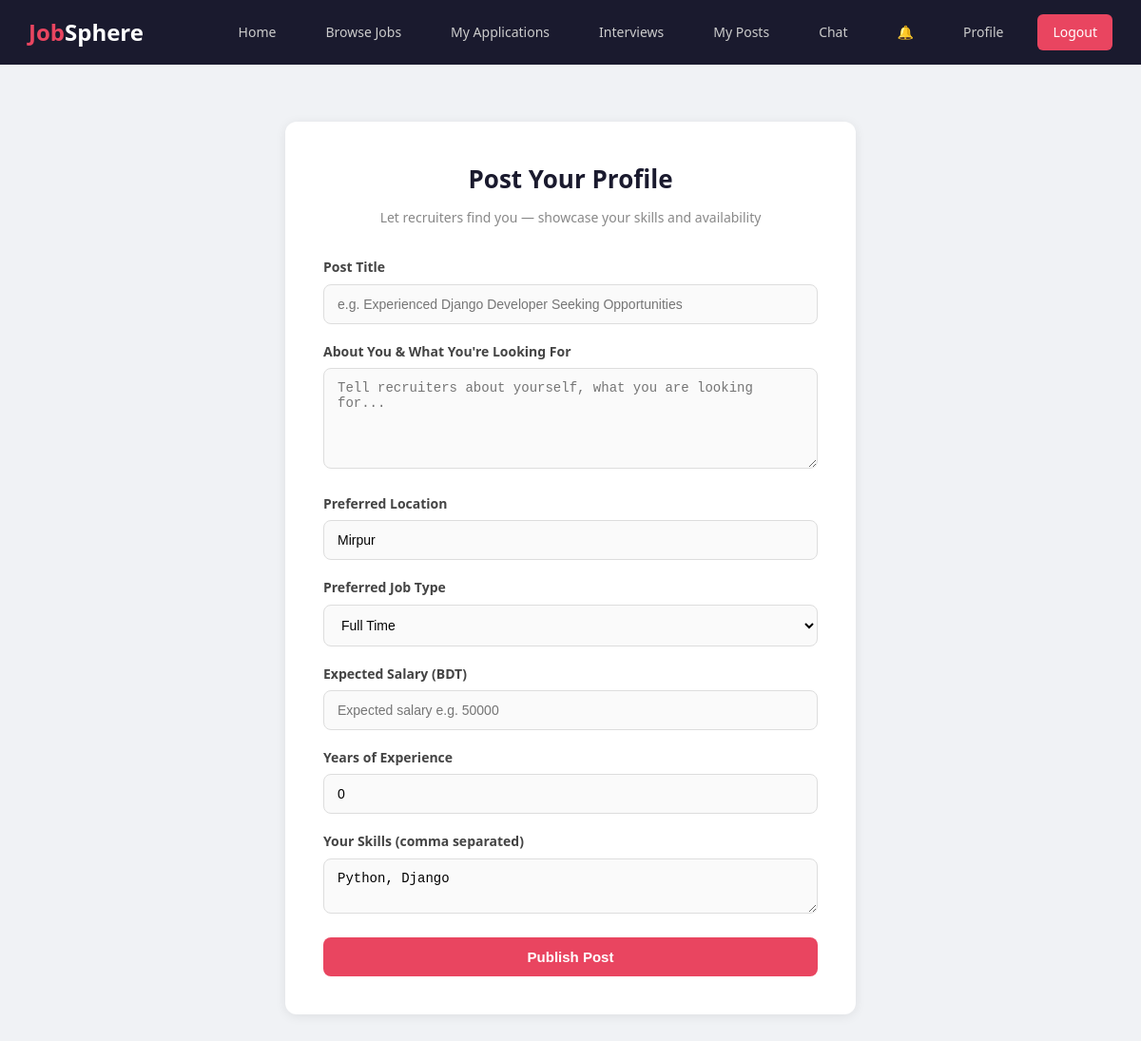
Page /recruitments/seeker-post/create/ (signed in) on the earlier database version.
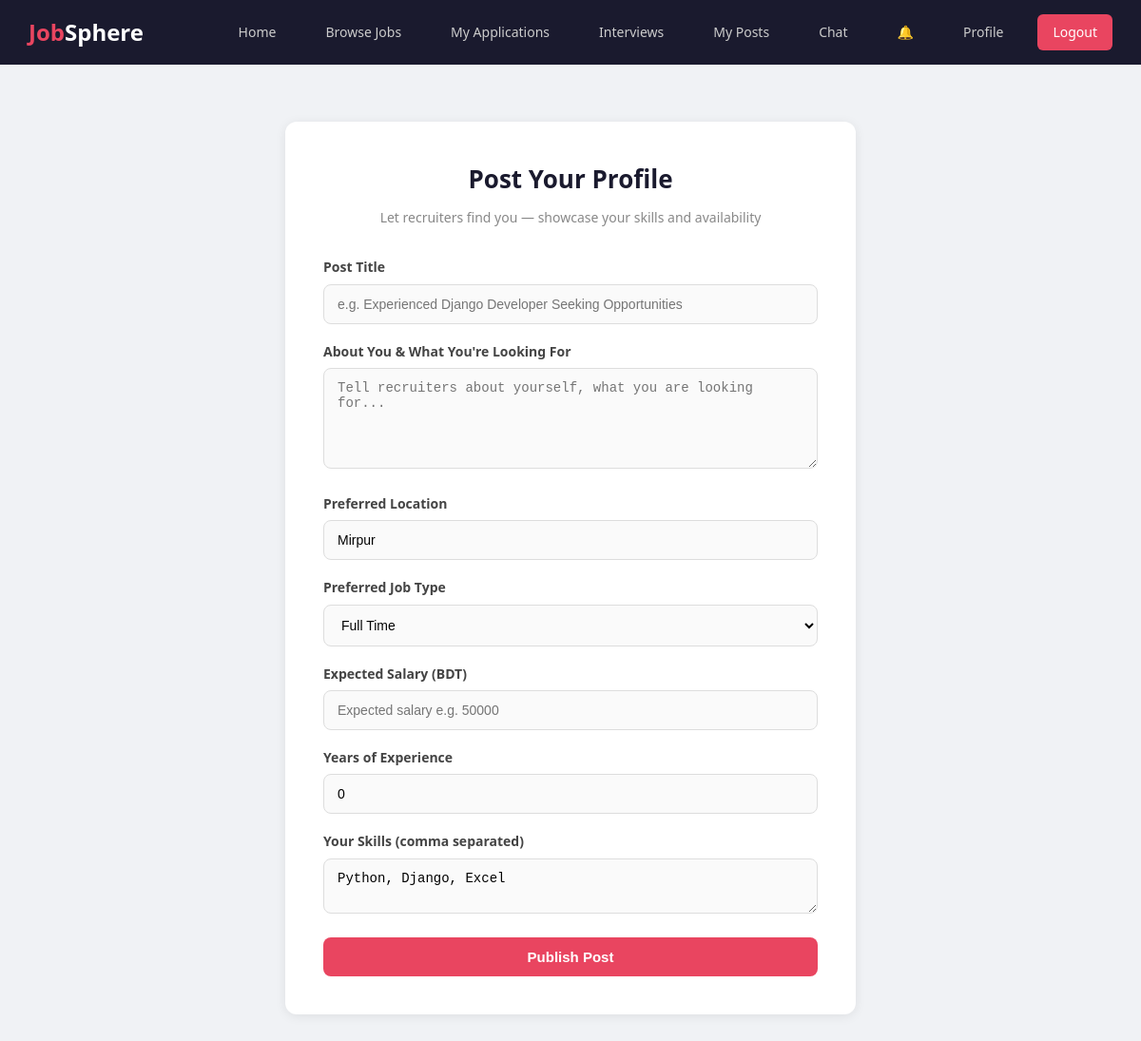
Same page on the later database version.
### users/models.py (models this page shows, shortened)
class JobSeeker(models.Model):
    user = models.OneToOneField(User, on_delete=models.CASCADE, related_name='seeker_profile')
    bio = models.TextField(blank=True, null=True)
    cgpa = models.FloatField(blank=True, null=True)
    experience_years = models.IntegerField(default=0)
    education = models.CharField(max_length=200, blank=True, null=True)
    career_goals = models.TextField(blank=True, null=True)
    resume = models.FileField(upload_to='resumes/', blank=True, null=True)
    location = models.CharField(max_length=200, blank=True, null=True)
    skills_text = models.TextField(blank=True, null=True)

### recruitments/views.py (the view)
# urls.py: path('seeker-post/create/', views.create_seeker_post_view, name='create_seeker_post'),
def create_seeker_post_view(request):
    if not request.user.is_authenticated or request.user.user_type != 'seeker':
        return redirect('login')
    if request.method == 'POST':
        form = SeekerPostForm(request.POST)
        if form.is_valid():
            post = form.save(commit=False)
            post.poster = request.user
            post.poster_type = 'seeker'
            post.number_of_available_seats = 1
            post.save()
            messages.success(request, 'Your post has been published! Recruiters can now find you.')
            return redirect('my_seeker_posts')
    else:
        try:
            seeker = JobSeeker.objects.get(user=request.user)
            form = SeekerPostForm(initial={
                'skills_text': seeker.skills_text,
                'location': seeker.location,
            })
        except JobSeeker.DoesNotExist:
            form = SeekerPostForm()
    return render(request, 'recruitments/create_seeker_post.html', {'form': form})

### updates/context_processors.py (called while the page is built)
def unread_notifications(request):
    if request.user.is_authenticated:
        count = Notification.objects.filter(user=request.user, is_read=False).count()
        return {'unread_notif_count': count}
    return {'unread_notif_count': 0}

### templates/recruitments/create_seeker_post.html (shortened to what this page needs)
{% extends 'base.html' %}
{% block content %}
<div class="auth-container" style="max-width: 600px;">
    <h2>Post Your Profile</h2>
    <p class="subtitle">Let recruiters find you — showcase your skills and availability</p>
    <form method="POST" action="{% url 'create_seeker_post' %}">
        <div class="form-group">
            <label>Post Title</label>
            {{ form.title }}
        </div>
        <div class="form-group">
            <label>About You & What You're Looking For</label>
            {{ form.description }}
        </div>
        <div class="form-group">
            <label>Preferred Location</label>
            {{ form.location }}
        </div>
        <div class="form-group">
            <label>Preferred Job Type</label>
            {{ form.job_type }}
        </div>
        <div class="form-group">
            <label>Expected Salary (BDT)</label>
            {{ form.salary }}
        </div>
        <div class="form-group">
            <label>Years of Experience</label>
            {{ form.required_experience }}
        </div>
        <div class="form-group">
            <label>Your Skills (comma separated)</label>
            {{ form.skills_text }}
        </div>
        <button type="submit" class="btn btn-primary">Publish Post</button>
    </form>
</div>
{% endblock %}

Differences in the rows shown:
changed JobSeeker "Mirpur": skills_text "Python, Django" → "Python, Django, Excel"
